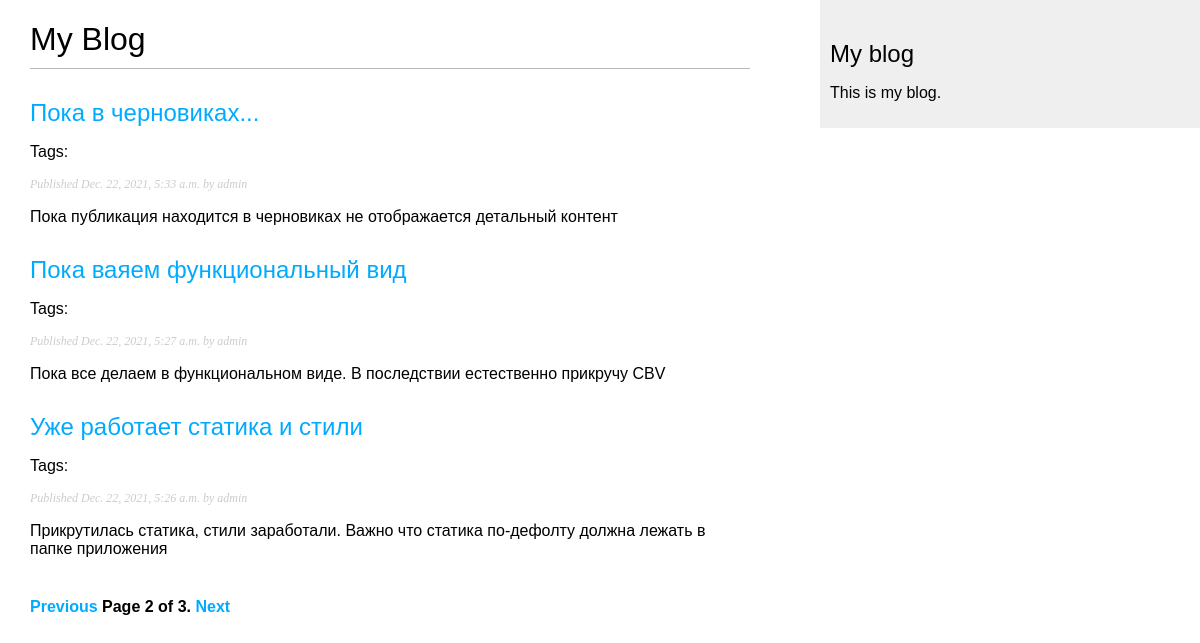
Screenshot of /blog/?page=2 with the database file from the repository.
### blog/models.py (models this page shows, shortened)
class Post(models.Model):
    STATUS_CHOICES = (
        ('draft', 'Draft'),
        ('published', 'Published'),
    )
    title = models.CharField(max_length=250)
    slug = models.SlugField(max_length=250, unique_for_date='publish')
    author = models.ForeignKey(User, on_delete=models.CASCADE, related_name='blog_posts')
    body = models.TextField()
    publish = models.DateTimeField(default=timezone.now)
    created = models.DateTimeField(auto_now_add=True)
    updated = models.DateTimeField(auto_now=True)
    status = models.CharField(max_length=10, choices=STATUS_CHOICES, default='draft')
    objects = models.Manager()  # The default manager
    published = PublishedManager()  # Our custom manager.
    tags = TaggableManager(related_name='tags_related')
    class Meta:
        ordering = ('-publish',)
    def get_absolute_url(self):
        return reverse('blog:post_detail',
                       args=[self.publish.year,
                             self.publish.month,
                             self.publish.day, self.slug])

### blog/views.py (the view)
# urls.py: path('', views.post_list, name='post_list'),
def post_list(request, tag_slug=None):
    object_list = Post.published.all()
    tag = None
    if tag_slug:
        tag = get_object_or_404(Tag, slug=tag_slug)
        object_list = object_list.filter(tags__in=[tag])
    paginator = Paginator(object_list, 3)  # 3 posts in each page
    page = request.GET.get('page')
    try:
        posts = paginator.page(page)
    except PageNotAnInteger:
        posts = paginator.page(1)
    except EmptyPage:
        posts = paginator.page(paginator.num_pages)
    return render(request, 'blog/post/list.html',
                  {'page': page, 'posts': posts, 'tag': tag})

### templates/blog/post/list.html (shortened to what this page needs)
{% extends "blog/base.html" %}
{% block content %}
    <h1>My Blog</h1>
        {% for post in posts %}
            <h2>
                <a href="{{ post.get_absolute_url }}">
                    {{ post.title }}
                </a>
            </h2>
            <p class="tags">
                Tags:
            </p>
            <p class="date">
                Published {{ post.publish }} by {{ post.author }}
            </p>
            {{ post.body|truncatewords:30|linebreaks }}
        {% endfor %}
    {% include "blog/pagination.html" with page=posts %}
{% endblock %}

### blog/static/css/blog.css (style rules this page uses)
body { margin:0; padding:0; font-family:helvetica, sans-serif; }
a { color:#00abff; text-decoration:none; }
h1 { font-weight:normal; border-bottom:1px solid #bbb; padding:0 0 10px 0; }
h2 { font-weight:normal; margin:30px 0 0; }
p.date { color:#ccc; font-family: georgia, serif; font-size: 12px; font-style: italic; }

### rows the page displays
Post: title "Пока в черновиках...", publish "Dec. 22, 2021, 5:33 a.m.", author "admin", body "Пока публикация находится в черновиках не отображается детальный контент"
Post: title "Пока ваяем функциональный вид", publish "Dec. 22, 2021, 5:27 a.m.", author "admin", body "Пока все делаем в функциональном виде. В последствии естественно прикручу CBV"
Post: title "Уже работает статика и стили", publish "Dec. 22, 2021, 5:26 a.m.", author "admin", body "Прикрутилась статика, стили заработали. Важно что статика по-дефолту должна лежать в папке приложения"

### other values shown
{{ page.number }} "2"
{{ page.paginator.num_pages }} "3"
